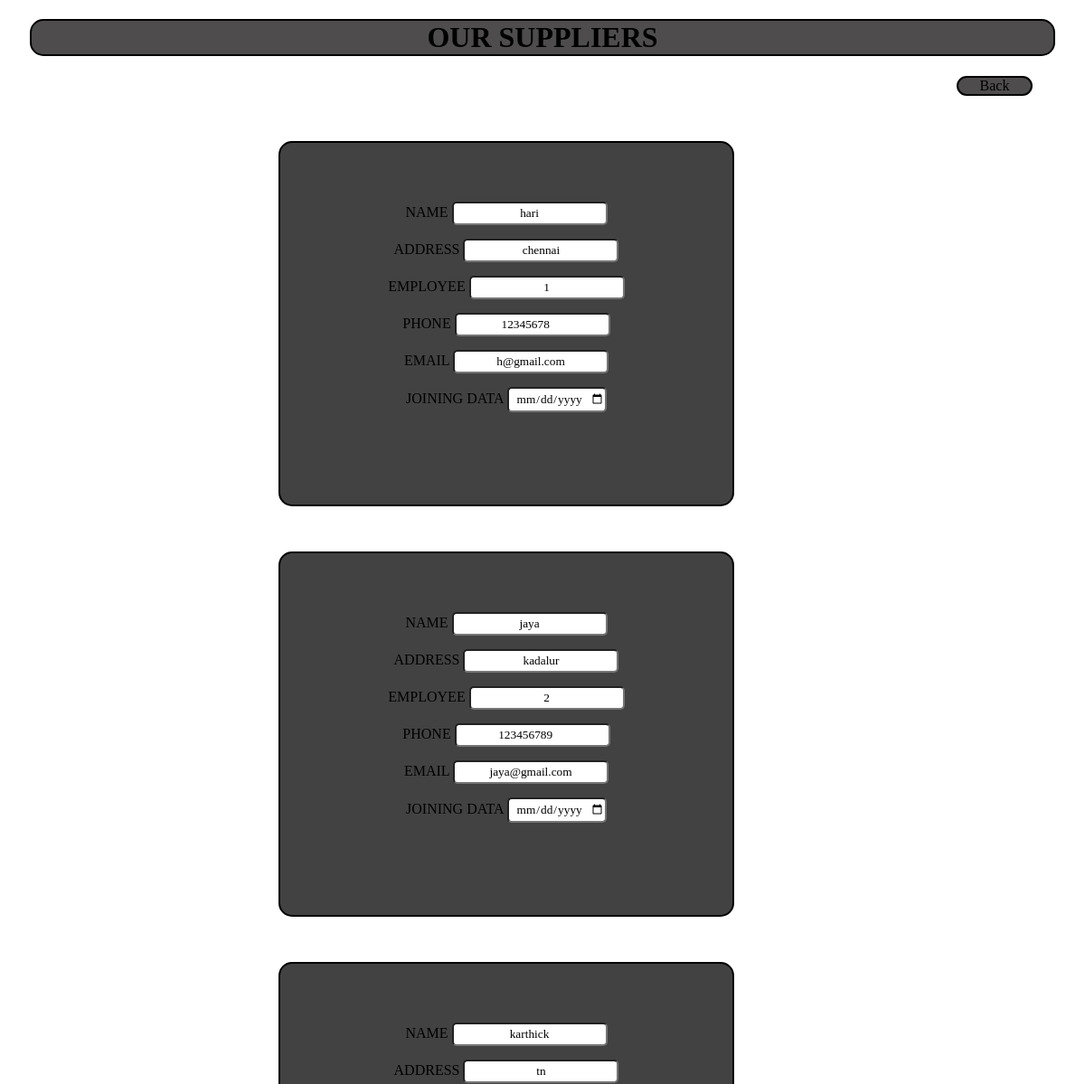
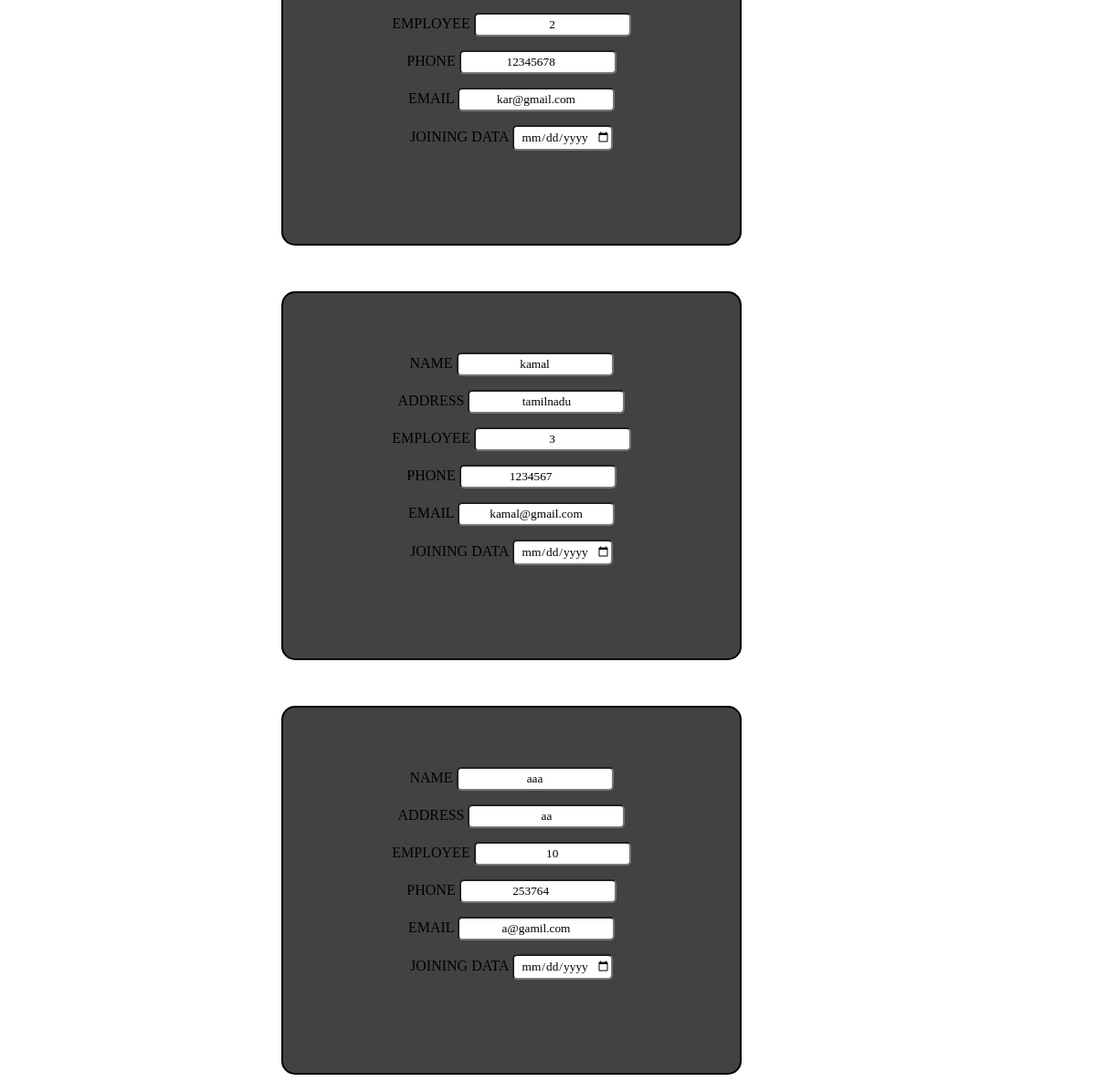
The app's page /oursuppliers with its own data (2 pictures, top to bottom).
### finance/models.py (models this page shows, shortened)
class supplier(models.Model):
    name = models.CharField(max_length=100)
    address=models.TextField(blank=True,null=True)
    emp_code=models.IntegerField(blank=True,null=True)
    phnum=models.BigIntegerField(blank=True,null=True)
    email=models.EmailField(default="unknown@gmail.com")
    Credit_Ac_num=models.BigIntegerField(blank=True,null=True)
    credit_info=models.TextField(max_length=250)
    password1 = models.CharField(max_length=100,blank=True,null=True)
    password2 = models.CharField(max_length=100,blank=True,null=True)

### finance/views.py (the view)
# urls.py: path('oursuppliers',views.our_supplier,name="our suppliers"),
def our_supplier(request):
    our = supplier.objects.all()
    for i in our:
        print(i.name)
    return render(request,'our_suppliers.html',{'our2': our})

### templates/our_suppliers.html (shortened to what this page needs)
<!DOCTYPE html>
<html lang="en">
<head>
</head>
<body>
    <h1>OUR SUPPLIERS</h1>
    <div class="back">
        <a href="bankmain">Back</a>
    </div>
        {% for i in our2 %}
        <div class="container">
            <div class="center">
        <form method="post">
            <label for="name">NAME</label>
            <input type="text" value="{{i.name}}" name="name"><br>
            <label for="address">ADDRESS</label>
            <input type="text" value="{{i.address}}" name="address"><br>
            <label for="emp_code">EMPLOYEE </label>
            <input type="text" value="{{i.emp_code}}" name="emp_code"><br>
            <label for="phnum">PHONE</label>
            <input type="number" value="{{i.phnum}}" name="phnum"><br>
            <label for="email">EMAIL</label>
            <input type="email" value="{{i.email}}"  name="email"><br>
            <label for="joining_date">JOINING DATA</label>
            <input type="date" value="{{i.joining_date}}" name="joining_date"><br>
    </form>
</div>
</div>
    {% endfor %}
</body>
</html>

### templates/our_suppliers.html (style rules this page uses)
.container { display: flex; }
.center { background-color: rgb(67, 66, 66); width: 500px; height: 350px; margin-left: 300px; margin-top: 50px; text-align: center; border-radius: 15px; border: 2px solid black; padding-top: 50px; font-family: Algerian; }
input { margin-top: 15px; border-radius: 5px; padding-top: 3px; padding-bottom: 3px; text-align: center; font-family: Algerian; }
.back { background-color: rgb(78, 76, 76); border-radius: 15px; border: 2px solid black; text-align: center; margin-left: 1050px; margin-right: 50px; }
a { text-decoration: none; color: black; font-family: Algerian; }
h1 { background-color: rgb(78, 76, 76); border-radius: 15px; border: 2px solid black; text-align: center; margin-left: 25px; margin-right: 25px; }

### records on screen
supplier: name "hari", address "chennai", emp_code "1", phnum "12345678", email "h@gmail.com"
supplier: name "jaya", address "kadalur", emp_code "2", phnum "123456789", email "jaya@gmail.com"
supplier: name "karthick", address "tn", emp_code "2", phnum "12345678", email "kar@gmail.com"
supplier: name "kamal", address "tamilnadu", emp_code "3", phnum "1234567", email "kamal@gmail.com"
supplier: name "aaa", address "aa", emp_code "10", phnum "253764", email "a@gamil.com"
